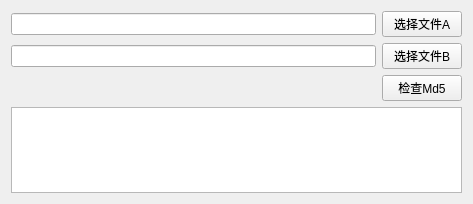
<?xml version="1.0" encoding="UTF-8"?>
<ui version="4.0">
 <class>CheckFileMd5</class>
 <widget class="QWidget" name="CheckFileMd5">
  <property name="geometry">
   <rect>
    <x>0</x>
    <y>0</y>
    <width>473</width>
    <height>204</height>
   </rect>
  </property>
  <property name="windowTitle">
   <string>CheckFileMd5</string>
  </property>
  <layout class="QVBoxLayout" name="verticalLayout">
   <item>
    <layout class="QHBoxLayout" name="horizontalLayout">
     <item>
      <widget class="QLineEdit" name="lineEditA"/>
     </item>
     <item>
      <widget class="QPushButton" name="pushButtonSelectA">
       <property name="text">
        <string>选择文件A</string>
       </property>
      </widget>
     </item>
    </layout>
   </item>
   <item>
    <layout class="QHBoxLayout" name="horizontalLayout_2">
     <item>
      <widget class="QLineEdit" name="lineEditB"/>
     </item>
     <item>
      <widget class="QPushButton" name="pushButtonSelectB">
       <property name="text">
        <string>选择文件B</string>
       </property>
      </widget>
     </item>
    </layout>
   </item>
   <item>
    <layout class="QHBoxLayout" name="horizontalLayout_3">
     <item>
      <spacer name="horizontalSpacer">
       <property name="orientation">
        <enum>Qt::Horizontal</enum>
       </property>
       <property name="sizeHint" stdset="0">
        <size>
         <width>40</width>
         <height>20</height>
        </size>
       </property>
      </spacer>
     </item>
     <item>
      <widget class="QLabel" name="labelResult">
       <property name="text">
        <string/>
       </property>
      </widget>
     </item>
     <item>
      <widget class="QPushButton" name="pushButtonCheckMd5">
       <property name="text">
        <string>检查Md5</string>
       </property>
      </widget>
     </item>
    </layout>
   </item>
   <item>
    <widget class="QTextBrowser" name="textBrowser"/>
   </item>
  </layout>
 </widget>
 <resources/>
 <connections/>
</ui>
